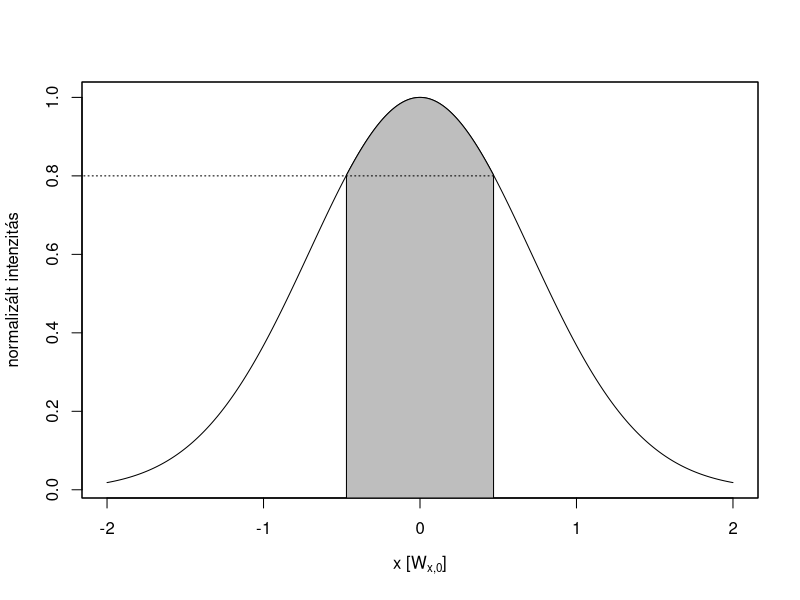

The R source for this figure:
#pdf("height.pdf", width=6, height=6)
png("height.png", height=6, width=6, units="in", res=300)

angol = FALSE;

x = seq(-2,2,0.01)
I = exp(-x^2)

px = seq(-0.47,0.47,0.01)
pI = exp(-px^2)
px = c(px,rev(px))
pI = c(pI, rep(-1,length(pI)))

if (angol) {plot(x,I,'l', xlab=expression("x ["*W[x*","*0]*"]"), ylab="normalized intensity")
}else{plot(x,I,'l', xlab=expression("x ["*W[x*","*0]*"]"), ylab="normalizált intenzitás")}
polygon(px, pI, col="gray")
box()

lines(c(-3,0.47), c(0.8, 0.8), lty="dotted")

dev.off()
